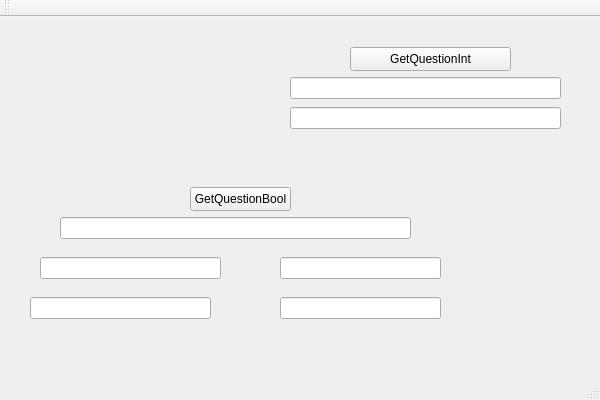
<?xml version="1.0" encoding="UTF-8"?>
<ui version="4.0">
 <class>GameClass</class>
 <widget class="QMainWindow" name="GameClass">
  <property name="geometry">
   <rect>
    <x>0</x>
    <y>0</y>
    <width>600</width>
    <height>400</height>
   </rect>
  </property>
  <property name="windowTitle">
   <string>Game</string>
  </property>
  <widget class="QWidget" name="centralWidget">
   <widget class="QPushButton" name="GetQuestionBool">
    <property name="geometry">
     <rect>
      <x>190</x>
      <y>170</y>
      <width>101</width>
      <height>24</height>
     </rect>
    </property>
    <property name="text">
     <string>GetQuestionBool</string>
    </property>
   </widget>
   <widget class="QPushButton" name="GetQuestionInt">
    <property name="geometry">
     <rect>
      <x>350</x>
      <y>30</y>
      <width>161</width>
      <height>24</height>
     </rect>
    </property>
    <property name="text">
     <string>GetQuestionInt</string>
    </property>
   </widget>
   <widget class="QLineEdit" name="QuestionBool">
    <property name="geometry">
     <rect>
      <x>60</x>
      <y>200</y>
      <width>351</width>
      <height>22</height>
     </rect>
    </property>
   </widget>
   <widget class="QLineEdit" name="RightAnswer">
    <property name="geometry">
     <rect>
      <x>40</x>
      <y>240</y>
      <width>181</width>
      <height>22</height>
     </rect>
    </property>
   </widget>
   <widget class="QLineEdit" name="SecondAnswer">
    <property name="geometry">
     <rect>
      <x>280</x>
      <y>240</y>
      <width>161</width>
      <height>22</height>
     </rect>
    </property>
   </widget>
   <widget class="QLineEdit" name="ThirdAnswer">
    <property name="geometry">
     <rect>
      <x>30</x>
      <y>280</y>
      <width>181</width>
      <height>22</height>
     </rect>
    </property>
   </widget>
   <widget class="QLineEdit" name="FourthAnswer">
    <property name="geometry">
     <rect>
      <x>280</x>
      <y>280</y>
      <width>161</width>
      <height>22</height>
     </rect>
    </property>
   </widget>
   <widget class="QLineEdit" name="QuestionInt">
    <property name="geometry">
     <rect>
      <x>290</x>
      <y>60</y>
      <width>271</width>
      <height>22</height>
     </rect>
    </property>
   </widget>
   <widget class="QLineEdit" name="IntAnswer">
    <property name="geometry">
     <rect>
      <x>290</x>
      <y>90</y>
      <width>271</width>
      <height>22</height>
     </rect>
    </property>
   </widget>
  </widget>
  <widget class="QMenuBar" name="menuBar">
   <property name="geometry">
    <rect>
     <x>0</x>
     <y>0</y>
     <width>600</width>
     <height>22</height>
    </rect>
   </property>
  </widget>
  <widget class="QToolBar" name="mainToolBar">
   <attribute name="toolBarArea">
    <enum>TopToolBarArea</enum>
   </attribute>
   <attribute name="toolBarBreak">
    <bool>false</bool>
   </attribute>
  </widget>
  <widget class="QStatusBar" name="statusBar"/>
 </widget>
 <layoutdefault spacing="6" margin="11"/>
 <resources/>
 <connections/>
</ui>
